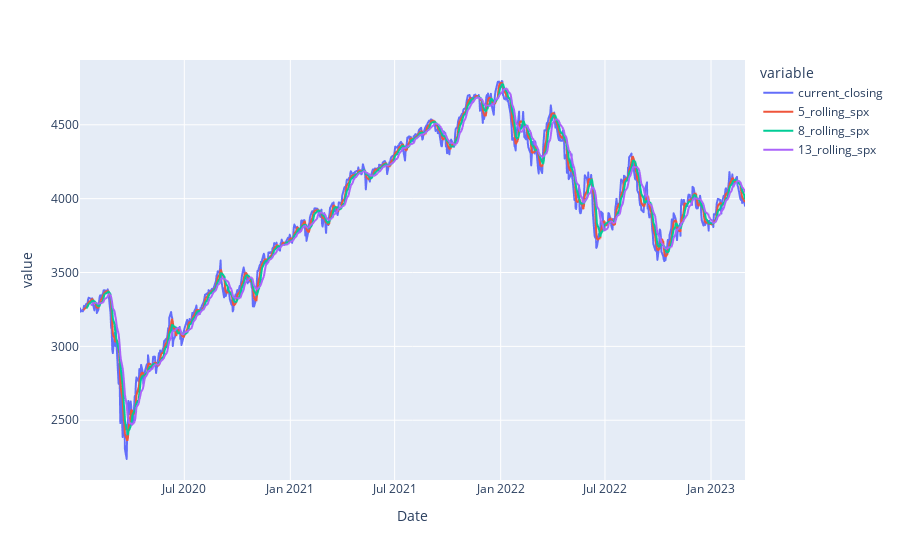

Notebook cell for this chart:
### Code cell
spx_close = spx['Close'].sort_index(ascending=True)
spx_shortterm_df = pd.DataFrame()
#Calculating 5-8-13 moving day averages for short term
spx_shortterm_df['current_closing'] = spx_close.copy()
spx_shortterm_df['5_rolling_spx'] = spx_close.rolling(window=5).mean()
spx_shortterm_df['8_rolling_spx'] = spx_close.rolling(window=8).mean()
spx_shortterm_df['13_rolling_spx'] = spx_close.rolling(window=13).mean()

spx_shortterm_df .head()



#Plotting 
px.line(spx_close)
fig = px.line(spx_shortterm_df)
fig.show()

### Figure 1 — Plotly figure (JSON) as saved in the notebook; plotly's stock layout.template omitted (floating-point values rounded to 4 significant figures; data arrays with more than 128 entries replaced by an {"elided": "..."} marker saying what was removed)
{"data": [{"hovertemplate": "variable=current_closing<br>Date=%{x}<br>value=%{y}<extra></extra>", "legendgroup": "current_closing", "line": {"color": "#636efa", "dash": "solid"}, "marker": {"symbol": "circle"}, "mode": "lines", "name": "current_closing", "showlegend": true, "type": "scattergl", "x": {"elided": "796 str values"}, "xaxis": "x", "y": {"elided": "796 float values"}, "yaxis": "y"}, {"hovertemplate": "variable=5_rolling_spx<br>Date=%{x}<br>value=%{y}<extra></extra>", "legendgroup": "5_rolling_spx", "line": {"color": "#EF553B", "dash": "solid"}, "marker": {"symbol": "circle"}, "mode": "lines", "name": "5_rolling_spx", "showlegend": true, "type": "scattergl", "x": {"elided": "796 str values"}, "xaxis": "x", "y": {"elided": "796 float values"}, "yaxis": "y"}, {"hovertemplate": "variable=8_rolling_spx<br>Date=%{x}<br>value=%{y}<extra></extra>", "legendgroup": "8_rolling_spx", "line": {"color": "#00cc96", "dash": "solid"}, "marker": {"symbol": "circle"}, "mode": "lines", "name": "8_rolling_spx", "showlegend": true, "type": "scattergl", "x": {"elided": "796 str values"}, "xaxis": "x", "y": {"elided": "796 float values"}, "yaxis": "y"}, {"hovertemplate": "variable=13_rolling_spx<br>Date=%{x}<br>value=%{y}<extra></extra>", "legendgroup": "13_rolling_spx", "line": {"color": "#ab63fa", "dash": "solid"}, "marker": {"symbol": "circle"}, "mode": "lines", "name": "13_rolling_spx", "showlegend": true, "type": "scattergl", "x": {"elided": "796 str values"}, "xaxis": "x", "y": {"elided": "796 float values"}, "yaxis": "y"}], "layout": {"legend": {"title": {"text": "variable"}, "tracegroupgap": 0}, "margin": {"t": 60}, "xaxis": {"anchor": "y", "domain": [0, 1], "title": {"text": "Date"}}, "yaxis": {"anchor": "x", "domain": [0, 1], "title": {"text": "value"}}}}
